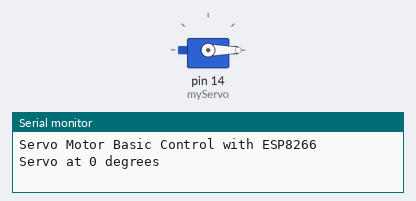
The sketch below on a simulated Arduino Uno, built with avr-gcc and run on an emulated ATmega328P. Parts: servo, the last lines printed to the serial monitor.

Above: at 0.05 s.
At 1.5 s:
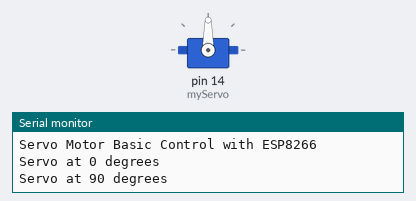
At 3.0 s:
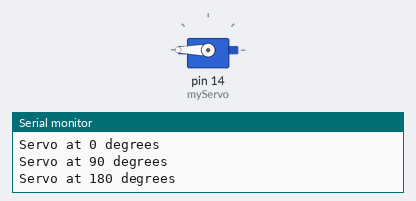
Timing chart, 0 to 6.9 s (numbered marks = the images above):
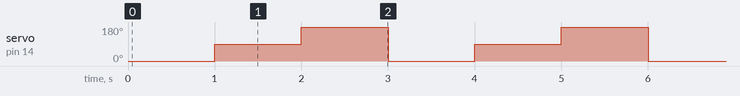

The sketch:

servo_basic_code.ino
```cpp
#include <Servo.h>  // Include the Servo library

Servo myServo;  // Create a Servo object to control the servo motor

void setup() {
  // Start serial communication
  Serial.begin(115200);

  // Attach the servo to a pin (e.g., D5 which corresponds to GPIO 14)
  myServo.attach(14);  // GPIO 14 is connected to the servo's control pin

  // Print a message to indicate setup completion
  Serial.println("Servo Motor Basic Control with ESP8266");
}

void loop() {
  // Move the servo to 0 degrees
  myServo.write(0);  // Set the servo to 0 degrees
  Serial.println("Servo at 0 degrees");
  delay(1000);  // Wait for 1 second

  // Move the servo to 90 degrees
  myServo.write(90);  // Set the servo to 90 degrees
  Serial.println("Servo at 90 degrees");
  delay(1000);  // Wait for 1 second

  // Move the servo to 180 degrees
  myServo.write(180);  // Set the servo to 180 degrees
  Serial.println("Servo at 180 degrees");
  delay(1000);  // Wait for 1 second
}
```

Measured:
- by itself, servo on pin 14 (myServo): repeats every 3.0 s: 180° 1.0 s, 0° 1.0 s, 90° 1.0 s
